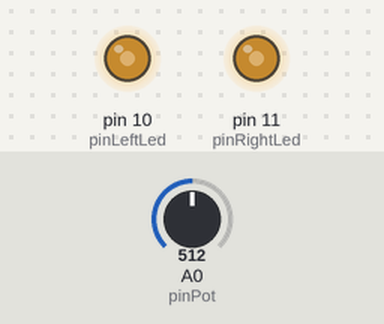
Simulated run of this sketch. Board: Arduino Uno, built with avr-gcc and run on an emulated ATmega328P. Parts: output pins drawn as LEDs (lit = HIGH). Inputs (shaded band) come from the test bench; at power-on: A0 (pinPot) = 512.

Above: at 1.2 s.
1.3 s: A0 (pinPot) set to 716
At 1.7 s:
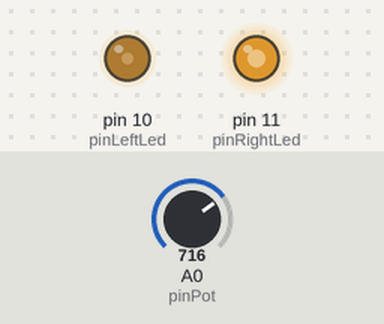
2.8 s: A0 (pinPot) set to 900
At 4.0 s:
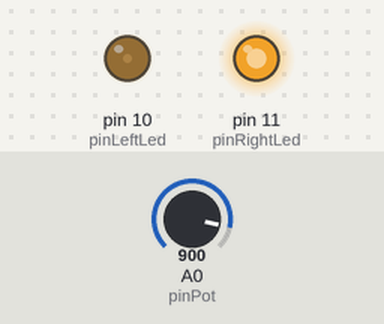
4.3 s: A0 (pinPot) set to 1023
At 5.2 s:
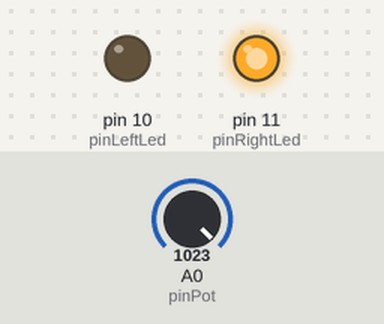
5.8 s: A0 (pinPot) set to 306
At 6.3 s:
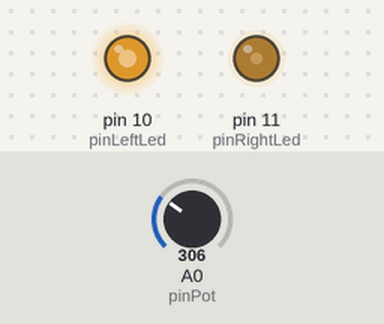
7.3 s: A0 (pinPot) set to 122
At 8.5 s:
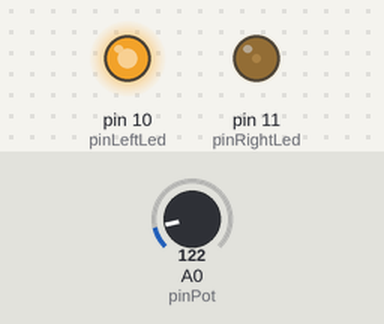
8.8 s: A0 (pinPot) set to 511
At 9.8 s:
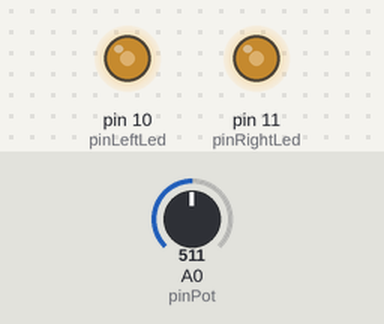
Timing chart, 0 to 11.3 s (numbered marks = the images above; inputs shaded):
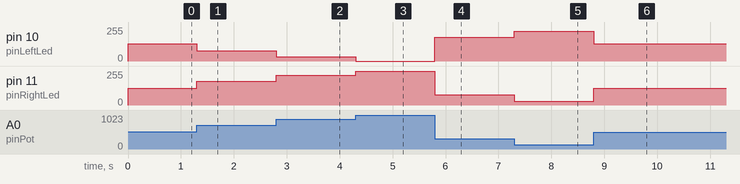

Measured:
- after the input at 1.3 s, pin 10 (pinLeftLed): 128/255 → 77/255 at once; pin 11 (pinRightLed): 127/255 → 178/255 at once
- after the input at 2.8 s, pin 10 (pinLeftLed): 77/255 → 31/255 at once; pin 11 (pinRightLed): 178/255 → 224/255 at once
- after the input at 4.3 s, pin 10 (pinLeftLed): 31/255 → 0/255 at once; pin 11 (pinRightLed): 224/255 → 255/255 at once
- after the input at 5.8 s, pin 10 (pinLeftLed): 0/255 → 179/255 at once; pin 11 (pinRightLed): 255/255 → 76/255 at once
- after the input at 7.3 s, pin 10 (pinLeftLed): 179/255 → 225/255 at once; pin 11 (pinRightLed): 76/255 → 30/255 at once
- after the input at 8.8 s, pin 10 (pinLeftLed): 225/255 → 128/255 at once; pin 11 (pinRightLed): 30/255 → 127/255 at once

The sketch:

exp_16_01.ino
```cpp
// Лаборатория электроники и программирования
// Эксперимент 16
// Балансир яркости двух светодиодов
//

// контакты подключения потенциометра
const int pinPot=A0;
// контакты подключения светодиодов
const int pinLeftLed=10;
const int pinRightLed=11;
// переменные для хранения значений
int valPot = 0;
int valLeft = 0;
int valRight = 0;

void setup() {
   pinMode(pinLeftLed,OUTPUT);
   pinMode(pinRightLed,OUTPUT);
}

void loop() {
   // чтение данных A0
   valPot = analogRead(pinPot);
   // масштабирование
   valLeft=map(valPot,0,1023,255,0);
   valRight=map(valPot,0,1023,0,255);
   // вывод PWM
   analogWrite(pinLeftLed,valLeft);
   analogWrite(pinRightLed,valRight);
 }
```
